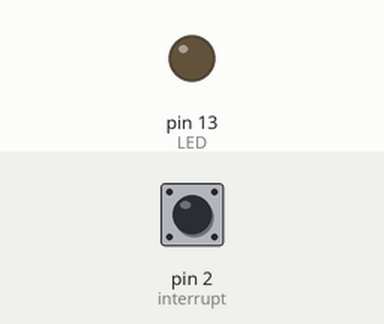
This sketch was run on a simulated Arduino Uno, built with avr-gcc and run on an emulated ATmega328P. On the bench: output pins drawn as LEDs (lit = HIGH). Inputs (shaded band) come from the test bench; at power-on: pin 2 (interrupt) LOW.

Above: at 1.2 s.
1.3 s: pin 2 (interrupt) pulled HIGH for 0.15 s
At 1.37 s:
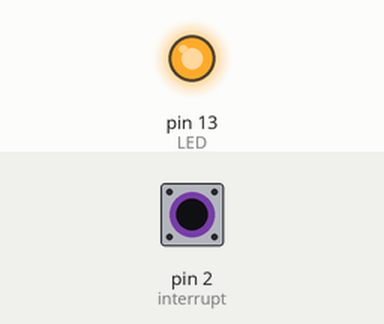
2.9 s: pin 2 (interrupt) pulled HIGH for 3.2 s
At 7.2 s:
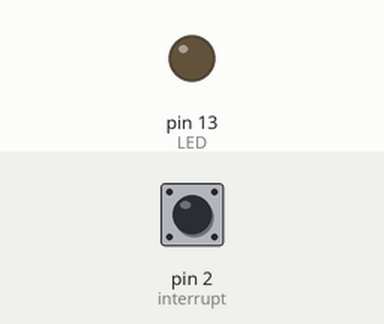
Timing chart, 0 to 8.7 s (numbered marks = the images above; inputs shaded):
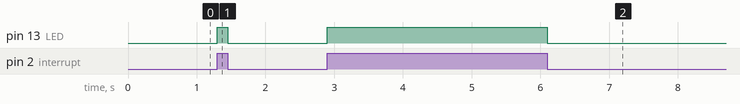

Measured:
- after the input at 1.3 s, pin 13 (LED): LOW → HIGH at once, → LOW 0.15 s later
- after the input at 2.9 s, pin 13 (LED): LOW → HIGH at once, → LOW 3.2 s later

The sketch:

debounce.ino
```cpp
//
//int state = 0;
//
//void setup() {
//  pinMode(13, OUTPUT);
//}
//void loop() {
//  if (state == 0) {
//  state = 1;
//  digitalWrite(13, HIGH); // LED on
//  } else /* state == 1 */ {
//  state = 0;
//  digitalWrite(13, LOW); // LED off
//  }
//  delay(1000); // wait 1000ms = 1s
//}

//void setup() {
//  pinMode(2, INPUT);
//  Serial.begin(9600); // open serial port to host
// }
//void loop() {
//  int v = digitalRead(2); // sense voltage at pin 2
//  Serial.println(v); // send voltage to host
//  delay(1000); // wait 100ms
//}

//tratando o debounce de botão
volatile byte state = LOW; // initially button not pushed
long lastDebounceTime = 0;

void setup() {
  pinMode(2, INPUT); // interrupt (sensor) pin
  pinMode(13, OUTPUT); // LED (actuator) pin
  attachInterrupt(digitalPinToInterrupt(2),
  handleButton, CHANGE);
  lastDebounceTime = millis();
}
void loop() {
  digitalWrite(13, state);
}
  /****** interrupt handler ******/

void handleButton() {
  noInterrupts();
  if((millis() - lastDebounceTime) > 5 ){
    state = !state;
    Serial.println(state);
  }
  interrupts();
}
//}

//void handleButton(){
//    noInterrupts();
//    state =!state;
//    Serial.println(state);
//    interrupts();
//}

//void handleButton() {
//
//  if((millis() - lastDebounceTime) > 5 ){
//    state = !state;
//    Serial.println(state);
//  }
//
//}
```
